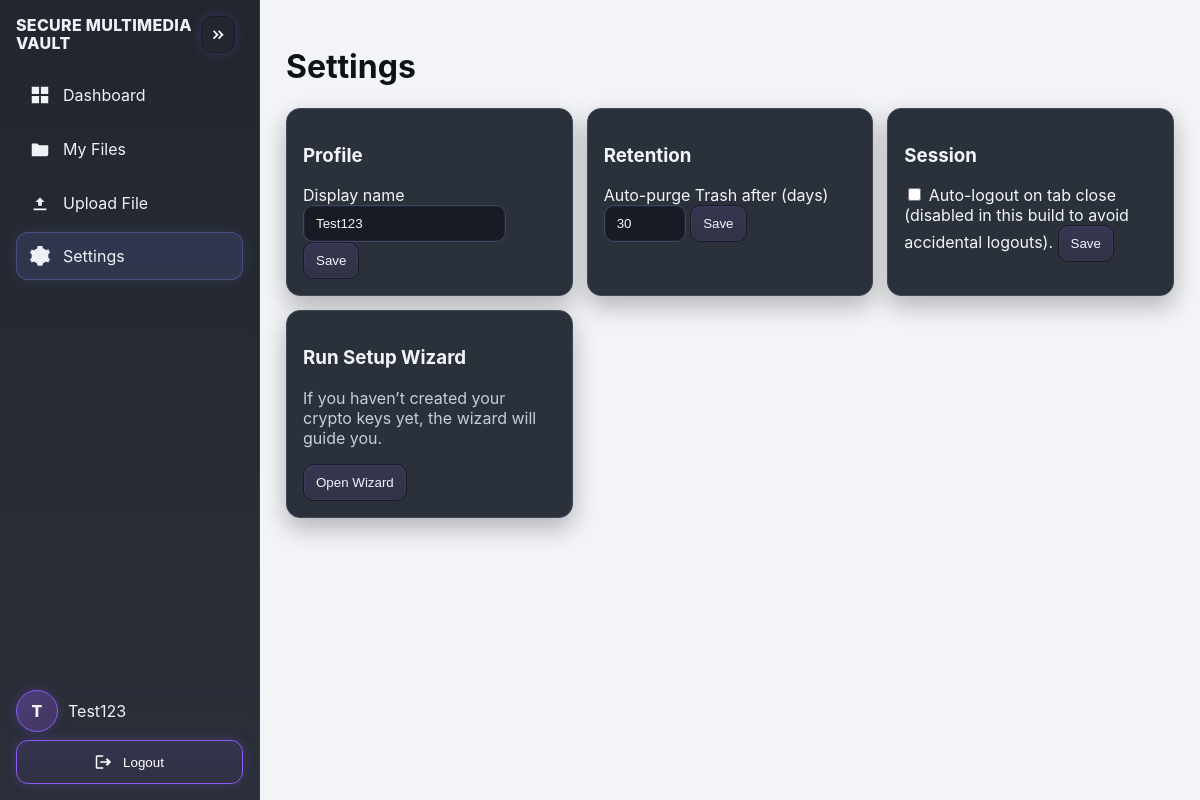
The page /settings/ (signed in) on the database its author committed.
### smv/models.py (models this page shows)
class User(UserMixin, db.Model):
    id = db.Column(db.Integer, primary_key=True)
    email = db.Column(db.String(255), unique=True, nullable=False)
    pass_hash = db.Column(db.String(255), nullable=False)
    created_at = db.Column(db.DateTime, default=datetime.utcnow)
    otp_code = db.Column(db.String(6))
    otp_expires = db.Column(db.DateTime)
    public_key_pem = db.Column(db.Text)
    enc_private_key_b64 = db.Column(db.Text)
    kdf_salt_b64 = db.Column(db.String(64))
    kdf_iters = db.Column(db.Integer, default=200000)
    display_name = db.Column(db.String(255))
    trash_retention_days = db.Column(db.Integer, default=30)
    auto_logout_on_close = db.Column(db.Boolean, default=False)

### smv/settings/routes.py (the view)
@settings_bp.route("/")
@login_required
def page():
    return render_template("page_settings.html")

### smv/models.py (called while the page is built)
@login_manager.user_loader
def load_user(uid):
    try: return User.query.get(int(uid))
    except Exception: return None

### templates/page_settings.html (shortened to what this page needs)
{% extends "base.html" %}
{% block content %}
<h1>Settings</h1>
<div class="grid">
  <div class="tile">
    <h3>Profile</h3>
    <label>Display name</label>
    <input id="display-name" value="{{ current_user.display_name or current_user.email.split('@')[0].capitalize() }}">
    <button id="btn-save-profile">Save</button>
  </div>
  <div class="tile">
    <h3>Retention</h3>
    <label>Auto-purge Trash after (days)</label>
    <input id="retention" type="number" min="1" max="365" value="{{ current_user.trash_retention_days or 30 }}">
    <button id="btn-save-retention">Save</button>
  </div>
  <div class="tile">
    <h3>Session</h3>
    <label><input id="auto-logout" type="checkbox" {% if current_user.auto_logout_on_close %}checked{% endif %}> Auto-logout on tab close (disabled in this build to avoid accidental logouts).</label>
    <button id="btn-save-session">Save</button>
  </div>
  <div class="tile">
    <h3>Run Setup Wizard</h3>
    <p class="muted">If you haven’t created your crypto keys yet, the wizard will guide you.</p>
    <button id="btn-open-wizard" href="{{ url_for('settings.wizard') }}" >Open Wizard</button>
  </div>
</div>
{% endblock %}

### templates/base.html (shortened to what this page needs)
<!doctype html>
<html lang="en">
<head>
  <link rel="stylesheet" href="{{ url_for('static', filename='css/main.css') }}">
</head>
<body class="layout">
  <aside id="sidebar" class="sidebar">
    <div class="brand">
      <div class="brand-title">SECURE MULTIMEDIA<br>VAULT</div>
      <button id="btn-collapse" class="icon-btn" aria-label="Toggle sidebar" title="Collapse/Expand">
        <svg><use href="#icon-chevrons"></use></svg>
      </button>
    </div>
    <nav class="menu">
      <a class="menu-item {% if request.path.startswith('/files/dashboard') %}active{% endif %}" href="{{ url_for('files.dashboard') }}" title="Dashboard">
        <svg class="mi"><use href="#icon-grid"></use></svg><span>Dashboard</span>
      </a>
      <a class="menu-item {% if request.path.startswith('/files/files') %}active{% endif %}" href="{{ url_for('files.page_files') }}" title="My Files">
        <svg class="mi"><use href="#icon-folder"></use></svg><span>My Files</span>
      </a>
      <a class="menu-item {% if request.path.startswith('/files/upload') %}active{% endif %}" href="{{ url_for('files.page_upload') }}" title="Upload File">
        <svg class="mi"><use href="#icon-upload"></use></svg><span>Upload File</span>
      </a>
      <a class="menu-item {% if request.path.startswith('/settings') %}active{% endif %}" href="{{ url_for('settings.page') }}" title="Settings">
        <svg class="mi"><use href="#icon-gear"></use></svg><span>Settings</span>
      </a>
    </nav>
    <div class="spacer"></div>
    <div class="profile">
      <div class="avatar">{{ (current_user.display_name or current_user.email.split('@')[0]).strip()[:1].upper() }}</div>
      <div class="name">{{ current_user.display_name or current_user.email.split('@')[0].capitalize() }}</div>
    </div>
    <form method="post" action="{{ url_for('auth.logout') }}" class="logout-form">
      <button type="submit" class="logout-btn">
        <svg class="mi"><use href="#icon-logout"></use></svg><span>Logout</span>
      </button>
    </form>
  </aside>
  <main class="content">
    {% block content %}{% endblock %}
  </main>
</body>
</html>

### rows shown on the page
User: display_name "T", display_name "Test123", trash_retention_days "30"
